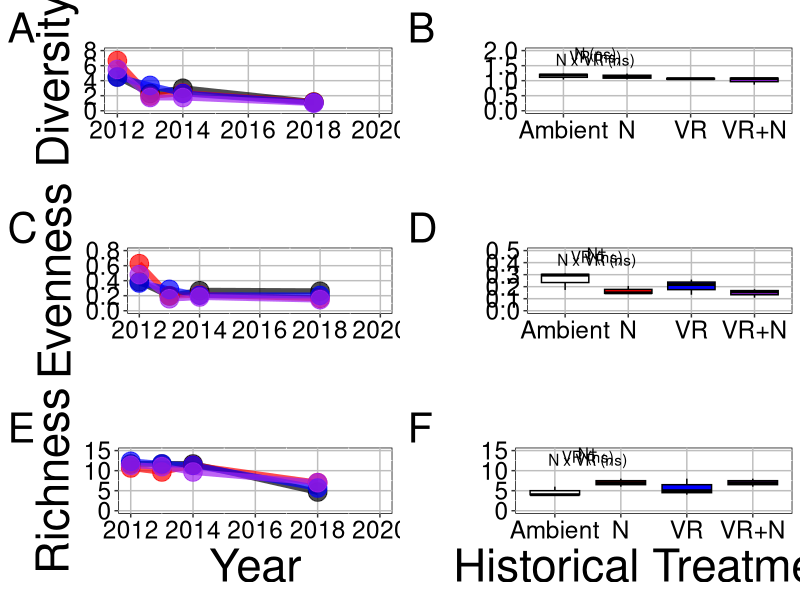
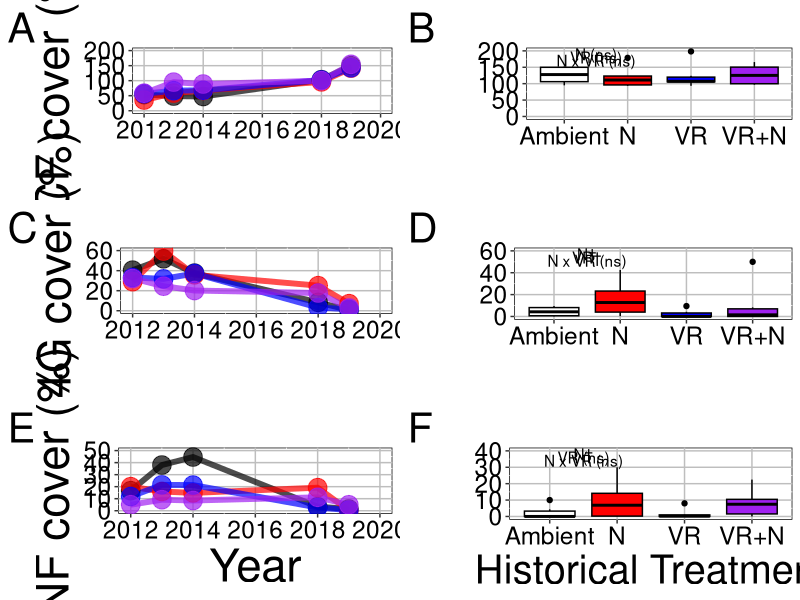

Generate these figures, in order, with R:
# script for plotting data from the PRICLE after cessation of treatments

## Load packages and functions
library(lme4)
library(car)
library(emmeans)
library(tidyverse)
library(gtable)
library(grid)

multiplot <- function(..., plotlist=NULL, cols) {
  require(grid)
  
  # Make a list from the ... arguments and plotlist
  plots <- c(list(...), plotlist)
  
  numPlots = length(plots)
  
  # Make the panel
  plotCols = cols                          # Number of columns of plots
  plotRows = ceiling(numPlots/plotCols) # Number of rows needed, calculated from # of cols
  
  # Set up the page
  grid.newpage()
  pushViewport(viewport(layout = grid.layout(plotRows, plotCols)))
  vplayout <- function(x, y)
    viewport(layout.pos.row = x, layout.pos.col = y)
  
  # Make each plot, in the correct location
  for (i in 1:numPlots) {
    curRow = ceiling(i/plotCols)
    curCol = (i-1) %% plotCols + 1
    print(plots[[i]], vp = vplayout(curRow, curCol ))
  }
  
}

## read in data
diversity = subset(read.csv('../data/diversity_data.csv'))
cover_sum = subset(read.csv('../data/cover_pft_data.csv'))

## create factors
diversity$nitrogenfac = as.factor(diversity$nitrogen)
diversity$precipitationfac = as.factor(diversity$precipitation)
diversity$blockfac = as.factor(diversity$block)
diversity$yearfac = as.factor(diversity$year)
diversity$plotfac = as.factor(diversity$plot)
cover_sum$nitrogenfac = as.factor(cover_sum$nitrogen)
cover_sum$precipitationfac = as.factor(cover_sum$precipitation)
cover_sum$blockfac = as.factor(cover_sum$block)
cover_sum$yearfac = as.factor(cover_sum$year)
cover_sum$plotfac = as.factor(cover_sum$plot)

## create treatment variable
diversity$treatment[diversity$precipitationfac == '0' & diversity$nitrogenfac == '0'] = 'Ambient'
diversity$treatment[diversity$precipitationfac == '1' & diversity$nitrogenfac == '0'] = 'VR'
diversity$treatment[diversity$precipitationfac == '0' & diversity$nitrogenfac == '1'] = 'N'
diversity$treatment[diversity$precipitationfac == '1' & diversity$nitrogenfac == '1'] = 'VR+N'
cover_sum$treatment[cover_sum$precipitationfac == '0' & cover_sum$nitrogenfac == '0'] = 'Ambient'
cover_sum$treatment[cover_sum$precipitationfac == '1' & cover_sum$nitrogenfac == '0'] = 'VR'
cover_sum$treatment[cover_sum$precipitationfac == '0' & cover_sum$nitrogenfac == '1'] = 'N'
cover_sum$treatment[cover_sum$precipitationfac == '1' & cover_sum$nitrogenfac == '1'] = 'VR+N'

## create summarized dataset (for time plotting)
diversity_group_by = group_by(diversity, yearfac, treatment)
diversity_year_mean = summarise(diversity_group_by,
                                n = n(),
                                D_mean = mean(D, na.rm = T),
                                D_se = sd(D, na.rm = T)/sqrt(n),
                                E_mean = mean(E, na.rm = T),
                                E_se = sd(E, na.rm = T)/sqrt(n),
                                R_mean = mean(R, na.rm = T),
                                R_se = sd(R, na.rm = T)/sqrt(n))
diversity_year_mean$year = as.numeric(as.character(diversity_year_mean$yearfac))

cover_sum_group_by = group_by(cover_sum, yearfac, treatment, pft)
cover_sum_year_mean = summarise(cover_sum_group_by,
                                n = n(),
                                Sum_mean = mean(Sum, na.rm = T),
                                Sum_se = sd(Sum, na.rm = T)/sqrt(n))
cover_sum_year_mean$year = as.numeric(as.character(cover_sum_year_mean$yearfac))

## create figures

### diversity figure
d_plot = ggplot(data = subset(diversity, year > 2015), 
                aes(y = D, x = treatment, fill = treatment)) +
  theme(legend.position = 'none',
        legend.title = element_blank(),
        axis.title.y=element_text(size=rel(3), colour = 'black'),
        axis.title.x=element_text(size=rel(3), colour = 'black'),
        axis.text.x=element_text(size=rel(2), colour = 'black'),
        axis.text.y=element_text(size=rel(2), colour = 'black'),
        panel.background = element_rect(fill = 'white', colour = 'black'),
        panel.grid.major = element_line(colour = "grey"),
        legend.background = element_blank(),
        legend.box.background = element_rect(colour = "black"),
        plot.tag = element_text(size = 30)) +
  geom_boxplot(position = 'dodge', colour = 'black') +
  scale_fill_manual(values = c('white', 'red', 'blue', 'purple')) +
  ylim(c(0, 2)) +
  ylab('') +
  xlab('') +
  annotate('text', x = 1.5, y = c(1.9, 1.8, 1.7), 
           label = c('N (ns)', 'VR (ns)', 'N x VR (ns)')) +
  labs(tag = "B")

d_plot_time = ggplot(data = diversity_year_mean, 
                     aes(y = D_mean, x = year, color = treatment)) +
  theme(legend.position = 'none',
        legend.title = element_blank(),
        axis.title.y=element_text(size=rel(3), colour = 'black'),
        axis.title.x=element_text(size=rel(3), colour = 'black'),
        axis.text.x=element_text(size=rel(2), colour = 'black'),
        axis.text.y=element_text(size=rel(2), colour = 'black'),
        panel.background = element_rect(fill = 'white', colour = 'black'),
        panel.grid.major = element_line(colour = "grey"),
        legend.background = element_blank(),
        legend.box.background = element_rect(colour = "black"),
        plot.tag = element_text(size = 30)) +
  geom_line(size = 2, alpha = 0.7) +
  geom_point(size = 6, alpha = 0.7) +
  scale_color_manual(values = c('black', 'red', 'blue', 'purple')) +
  ylim(c(0, 8)) +
  xlim(c(2012, 2020)) +
  ylab('Diversity') +
  xlab('') +
  labs(tag = "A")

e_plot = ggplot(data = subset(diversity, year > 2015), 
                aes(y = E, x = treatment, fill = treatment)) +
  theme(legend.position = 'none',
        legend.title = element_blank(),
        axis.title.y=element_text(size=rel(3), colour = 'black'),
        axis.title.x=element_text(size=rel(3), colour = 'black'),
        axis.text.x=element_text(size=rel(2), colour = 'black'),
        axis.text.y=element_text(size=rel(2), colour = 'black'),
        panel.background = element_rect(fill = 'white', colour = 'black'),
        panel.grid.major = element_line(colour = "grey"),
        legend.background = element_blank(),
        legend.box.background = element_rect(colour = "black"),
        plot.tag = element_text(size = 30)) +
  geom_boxplot(position = 'dodge', colour = 'black') +
  scale_fill_manual(values = c('white', 'red', 'blue', 'purple')) +
  ylim(c(0, 0.5)) +
  ylab('') +
  xlab('') +
  annotate('text', x = 1.5, y = c(1.9/4, 1.8/4, 1.7/4), 
           label = c('N†', 'VR (ns)', 'N x VR (ns)')) +
  labs(tag = "D")

e_plot_time = ggplot(data = diversity_year_mean, 
                     aes(y = E_mean, x = year, color = treatment)) +
  theme(legend.position = 'none',
        legend.title = element_blank(),
        axis.title.y=element_text(size=rel(3), colour = 'black'),
        axis.title.x=element_text(size=rel(3), colour = 'black'),
        axis.text.x=element_text(size=rel(2), colour = 'black'),
        axis.text.y=element_text(size=rel(2), colour = 'black'),
        panel.background = element_rect(fill = 'white', colour = 'black'),
        panel.grid.major = element_line(colour = "grey"),
        legend.background = element_blank(),
        legend.box.background = element_rect(colour = "black"),
        plot.tag = element_text(size = 30)) +
  geom_line(size = 2, alpha = 0.7) +
  geom_point(size = 6, alpha = 0.7) +
  scale_color_manual(values = c('black', 'red', 'blue', 'purple')) +
  ylim(c(0, 0.8)) +
  xlim(c(2012, 2020)) +
  ylab('Evenness') +
  xlab('') +
  labs(tag = "C")

r_plot = ggplot(data = subset(diversity, year > 2015), 
                aes(y = R, x = treatment, fill = treatment)) +
  theme(legend.position = 'none',
        legend.title = element_blank(),
        axis.title.y=element_text(size=rel(3), colour = 'black'),
        axis.title.x=element_text(size=rel(3), colour = 'black'),
        axis.text.x=element_text(size=rel(2), colour = 'black'),
        axis.text.y=element_text(size=rel(2), colour = 'black'),
        panel.background = element_rect(fill = 'white', colour = 'black'),
        panel.grid.major = element_line(colour = "grey"),
        legend.background = element_blank(),
        legend.box.background = element_rect(colour = "black"),
        plot.tag = element_text(size = 30)) +
  geom_boxplot(position = 'dodge', colour = 'black') +
  scale_fill_manual(values = c('white', 'red', 'blue', 'purple')) +
  ylim(c(0, 15)) +
  ylab('') +
  xlab('Historical Treatment') +
  annotate('text', x = 1.5, y = c(1.9*7.5, 1.8*7.5, 1.7*7.5), 
           label = c('N†', 'VR (ns)', 'N x VR (ns)')) +
  labs(tag = "F")

r_plot_time = ggplot(data = diversity_year_mean, 
                     aes(y = R_mean, x = year, color = treatment)) +
  theme(legend.position = 'none',
        legend.title = element_blank(),
        axis.title.y=element_text(size=rel(3), colour = 'black'),
        axis.title.x=element_text(size=rel(3), colour = 'black'),
        axis.text.x=element_text(size=rel(2), colour = 'black'),
        axis.text.y=element_text(size=rel(2), colour = 'black'),
        panel.background = element_rect(fill = 'white', colour = 'black'),
        panel.grid.major = element_line(colour = "grey"),
        legend.background = element_blank(),
        legend.box.background = element_rect(colour = "black"),
        plot.tag = element_text(size = 30)) +
  geom_line(size = 2, alpha = 0.7) +
  geom_point(size = 6, alpha = 0.7) +
  scale_color_manual(values = c('black', 'red', 'blue', 'purple')) +
  ylim(c(0, 15)) +
  xlim(c(2012, 2020)) +
  ylab('Richness') +
  xlab('Year') +
  labs(tag = "E")

jpeg(filename = "plots/diversity_plot_v2.jpeg", 
     width = 15, height = 15, units = 'in', res = 600)
multiplot(d_plot_time, d_plot, e_plot_time, e_plot, r_plot_time, r_plot, cols = 2)
dev.off()

### plant type figure
cf_plot = ggplot(data = subset(cover_sum, pft == 'cf' & year > 2015), 
                 aes(y = Sum, x = treatment, fill = treatment)) +
  theme(legend.position = 'none',
        legend.title = element_blank(),
        axis.title.y=element_text(size=rel(2.6), colour = 'black'),
        axis.title.x=element_text(size=rel(2.6), colour = 'black'),
        axis.text.x=element_text(size=rel(2), colour = 'black'),
        axis.text.y=element_text(size=rel(2), colour = 'black'),
        panel.background = element_rect(fill = 'white', colour = 'black'),
        panel.grid.major = element_line(colour = "grey"),
        legend.background = element_blank(),
        legend.box.background = element_rect(colour = "black"),
        plot.tag = element_text(size = 30)) +
  geom_boxplot(position = 'dodge', colour = 'black') +
  scale_fill_manual(values = c('white', 'red', 'blue', 'purple')) +
  ylim(c(0, 200)) +
  ylab('') +
  xlab('') +
  annotate('text', x = 1.5, y = c(190, 180, 170), 
           label = c('N (ns)', 'VR (ns)', 'N x VR (ns)')) +
  labs(tag = "B")

cf_plot_time = ggplot(data = subset(cover_sum_year_mean, pft == 'cf'), 
                     aes(y = Sum_mean, x = year, color = treatment)) +
  theme(legend.position = 'none',
        legend.title = element_blank(),
        axis.title.y=element_text(size=rel(3), colour = 'black'),
        axis.title.x=element_text(size=rel(3), colour = 'black'),
        axis.text.x=element_text(size=rel(2), colour = 'black'),
        axis.text.y=element_text(size=rel(2), colour = 'black'),
        panel.background = element_rect(fill = 'white', colour = 'black'),
        panel.grid.major = element_line(colour = "grey"),
        legend.background = element_blank(),
        legend.box.background = element_rect(colour = "black"),
        plot.tag = element_text(size = 30)) +
  geom_line(size = 2, alpha = 0.7) +
  geom_point(size = 6, alpha = 0.7) +
  scale_color_manual(values = c('black', 'red', 'blue', 'purple')) +
  ylim(c(0, 200)) +
  xlim(c(2012, 2020)) +
  ylab('CF cover (%)') +
  xlab('') +
  labs(tag = "A")

c4g_plot = ggplot(data = subset(cover_sum, pft == 'c4g' & year > 2015), 
                  aes(y = Sum, x = treatment, fill = treatment)) +
  theme(legend.position = 'none',
        legend.title = element_blank(),
        axis.title.y=element_text(size=rel(2.6), colour = 'black'),
        axis.title.x=element_text(size=rel(2.6), colour = 'black'),
        axis.text.x=element_text(size=rel(2), colour = 'black'),
        axis.text.y=element_text(size=rel(2), colour = 'black'),
        panel.background = element_rect(fill = 'white', colour = 'black'),
        panel.grid.major = element_line(colour = "grey"),
        legend.background = element_blank(),
        legend.box.background = element_rect(colour = "black"),
        plot.tag = element_text(size = 30)) +
  geom_boxplot(position = 'dodge', colour = 'black') +
  scale_fill_manual(values = c('white', 'red', 'blue', 'purple')) +
  ylim(c(0, 60)) +
  ylab('') +
  xlab('') +
  annotate('text', x = 1.5, y = c(1.9*30, 1.8*30, 1.7*30), 
           label = c('N†', 'VR†', 'N x VR (ns)')) +
    labs(tag = "D")

c4g_plot_time = ggplot(data = subset(cover_sum_year_mean, pft == 'c4g'), 
                      aes(y = Sum_mean, x = year, color = treatment)) +
  theme(legend.position = 'none',
        legend.title = element_blank(),
        axis.title.y=element_text(size=rel(3), colour = 'black'),
        axis.title.x=element_text(size=rel(3), colour = 'black'),
        axis.text.x=element_text(size=rel(2), colour = 'black'),
        axis.text.y=element_text(size=rel(2), colour = 'black'),
        panel.background = element_rect(fill = 'white', colour = 'black'),
        panel.grid.major = element_line(colour = "grey"),
        legend.background = element_blank(),
        legend.box.background = element_rect(colour = "black"),
        plot.tag = element_text(size = 30)) +
  geom_line(size = 2, alpha = 0.7) +
  geom_point(size = 6, alpha = 0.7) +
  scale_color_manual(values = c('black', 'red', 'blue', 'purple')) +
  ylim(c(0, 60)) +
  xlim(c(2012, 2020)) +
  ylab('C4G cover (%)') +
  xlab('') +
  labs(tag = "C")

nf_plot = ggplot(data = subset(cover_sum, pft == 'nf' & year > 2015), 
                 aes(y = Sum, x = treatment, fill = treatment)) +
  theme(legend.position = 'none',
        legend.title = element_blank(),
        axis.title.y=element_text(size=rel(2.6), colour = 'black'),
        axis.title.x=element_text(size=rel(2.6), colour = 'black'),
        axis.text.x=element_text(size=rel(2), colour = 'black'),
        axis.text.y=element_text(size=rel(2), colour = 'black'),
        panel.background = element_rect(fill = 'white', colour = 'black'),
        panel.grid.major = element_line(colour = "grey"),
        legend.background = element_blank(),
        legend.box.background = element_rect(colour = "black"),
        plot.tag = element_text(size = 30)) +
  geom_boxplot(position = 'dodge', colour = 'black') +
  scale_fill_manual(values = c('white', 'red', 'blue', 'purple')) +
  ylim(c(0, 40)) +
  ylab('') +
  xlab('Historical Treatment') +
  annotate('text', x = 1.5, y = c(1.9*20, 1.8*20, 1.7*20), 
           label = c('N†', 'VR (ns)', 'N x VR (ns)')) +
    labs(tag = "F")

nf_plot_time = ggplot(data = subset(cover_sum_year_mean, pft == 'nf'), 
                       aes(y = Sum_mean, x = year, color = treatment)) +
  theme(legend.position = 'none',
        legend.title = element_blank(),
        axis.title.y=element_text(size=rel(3), colour = 'black'),
        axis.title.x=element_text(size=rel(3), colour = 'black'),
        axis.text.x=element_text(size=rel(2), colour = 'black'),
        axis.text.y=element_text(size=rel(2), colour = 'black'),
        panel.background = element_rect(fill = 'white', colour = 'black'),
        panel.grid.major = element_line(colour = "grey"),
        legend.background = element_blank(),
        legend.box.background = element_rect(colour = "black"),
        plot.tag = element_text(size = 30)) +
  geom_line(size = 2, alpha = 0.7) +
  geom_point(size = 6, alpha = 0.7) +
  scale_color_manual(values = c('black', 'red', 'blue', 'purple')) +
  ylim(c(0, 50)) +
  xlim(c(2012, 2020)) +
  ylab('NF cover (%)') +
  xlab('Year') +
  labs(tag = "E")

jpeg(filename = "plots/pft_plot_v2.jpeg", 
     width = 15, height = 15, units = 'in', res = 600)
multiplot(cf_plot_time, cf_plot, c4g_plot_time, c4g_plot, nf_plot_time, nf_plot, cols = 2)
dev.off()
